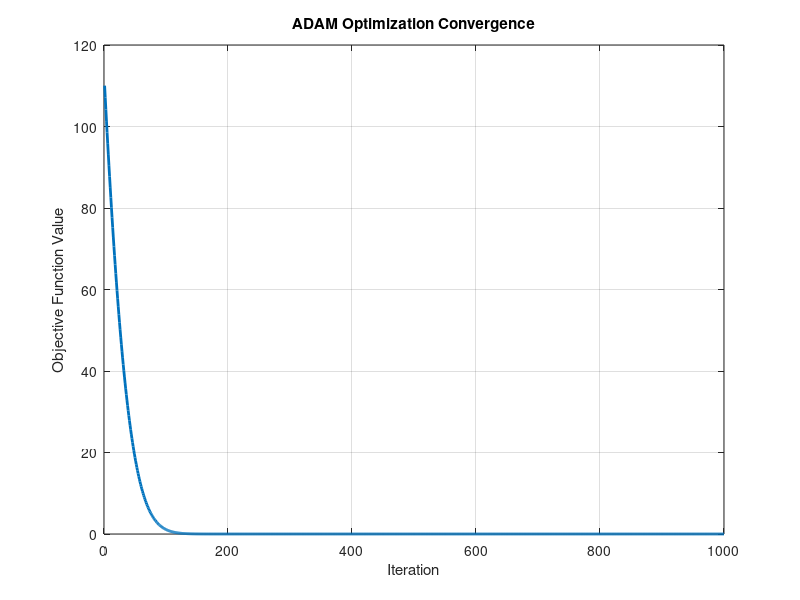

MATLAB code to generate this figure:
%% adamTutorial.m
% Adam Optimization Tutorial from Scratch in MATLAB
%
% This script demonstrates the Adam optimization algorithm by minimizing
% the quadratic function:
%
%   f(x) = (x1 - 2)^2 + (x2 + 3)^2
%
% The gradient of f(x) is:
%   grad_f(x) = [2*(x1 - 2); 2*(x2 + 3)]
%
% Adam update rules are used to update the parameter vector x.


close all; clear; clc;

%% Problem Definition
% Define the objective function and its gradient.
f = @(x) (x(1) - 2)^2 + (x(2) + 3)^2;
grad_f = @(x) [2*(x(1) - 2); 2*(x(2) + 3)];

% Global optimum: x = [2; -3] with f(x) = 0

%% Adam Parameters
alpha = 0.1;         % Learning rate
beta1 = 0.9;         % Exponential decay rate for the first moment estimates
beta2 = 0.999;       % Exponential decay rate for the second moment estimates
epsilon = 1e-8;      % Small constant to avoid division by zero
numIterations = 1000;

%% Initialization
x0 = [-5; 5];        % Initial guess
x = x0;
m = zeros(size(x));  % Initialize first moment vector
v = zeros(size(x));  % Initialize second moment vector
lossHistory = zeros(numIterations, 1);

%% Adam Optimization Loop
for t = 1:numIterations
    % Compute gradient at current x
    g = grad_f(x);
    
    % Update biased first moment estimate
    m = beta1 * m + (1 - beta1) * g;
    
    % Update biased second raw moment estimate
    v = beta2 * v + (1 - beta2) * (g.^2);
    
    % Compute bias-corrected first and second moment estimates
    m_hat = m / (1 - beta1^t);
    v_hat = v / (1 - beta2^t);
    
    % Update parameters
    x = x - alpha * m_hat ./ (sqrt(v_hat) + epsilon);
    
    % Store current loss
    lossHistory(t) = f(x);
    
    % Optionally, display progress every 100 iterations
    if mod(t, 100) == 0
        fprintf('Iteration %d: Loss = %.4f, x = [%.4f, %.4f]\n', t, lossHistory(t), x(1), x(2));
    end
end

fprintf('Optimized solution: x = [%.4f, %.4f]\n', x(1), x(2));
fprintf('Final objective value: %.4f\n', f(x));

%% Plot the Loss History
figure;
plot(1:numIterations, lossHistory, 'LineWidth', 2);
xlabel('Iteration');
ylabel('Objective Function Value');
title('ADAM Optimization Convergence');
grid on;

% save_all_figs_OPTION('results/adam','png',1)
